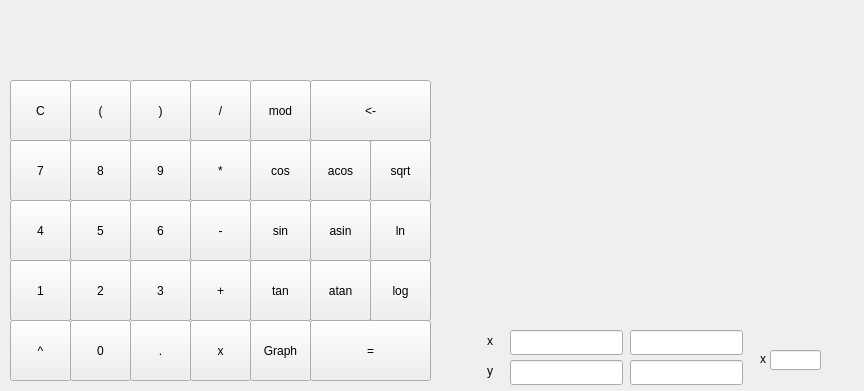
<?xml version="1.0" encoding="UTF-8"?>
<ui version="4.0">
 <class>MainWindow</class>
 <widget class="QMainWindow" name="MainWindow">
  <property name="geometry">
   <rect>
    <x>0</x>
    <y>0</y>
    <width>864</width>
    <height>391</height>
   </rect>
  </property>
  <property name="windowTitle">
   <string>SmartCalc</string>
  </property>
  <widget class="QWidget" name="centralwidget">
   <widget class="QLabel" name="res_show">
    <property name="geometry">
     <rect>
      <x>8</x>
      <y>10</y>
      <width>801</width>
      <height>61</height>
     </rect>
    </property>
    <property name="text">
     <string/>
    </property>
   </widget>
   <widget class="QPushButton" name="pushButton_reset">
    <property name="geometry">
     <rect>
      <x>10</x>
      <y>80</y>
      <width>61</width>
      <height>61</height>
     </rect>
    </property>
    <property name="text">
     <string>C</string>
    </property>
   </widget>
   <widget class="QPushButton" name="pushButton_open_bracket">
    <property name="geometry">
     <rect>
      <x>70</x>
      <y>80</y>
      <width>61</width>
      <height>61</height>
     </rect>
    </property>
    <property name="text">
     <string>(</string>
    </property>
   </widget>
   <widget class="QPushButton" name="pushButton_close_bracket">
    <property name="geometry">
     <rect>
      <x>130</x>
      <y>80</y>
      <width>61</width>
      <height>61</height>
     </rect>
    </property>
    <property name="text">
     <string>)</string>
    </property>
   </widget>
   <widget class="QPushButton" name="pushButton_div">
    <property name="geometry">
     <rect>
      <x>190</x>
      <y>80</y>
      <width>61</width>
      <height>61</height>
     </rect>
    </property>
    <property name="text">
     <string>/</string>
    </property>
   </widget>
   <widget class="QPushButton" name="pushButton_mul">
    <property name="geometry">
     <rect>
      <x>190</x>
      <y>140</y>
      <width>61</width>
      <height>61</height>
     </rect>
    </property>
    <property name="text">
     <string>*</string>
    </property>
   </widget>
   <widget class="QPushButton" name="pushButton_7">
    <property name="geometry">
     <rect>
      <x>10</x>
      <y>140</y>
      <width>61</width>
      <height>61</height>
     </rect>
    </property>
    <property name="text">
     <string>7</string>
    </property>
   </widget>
   <widget class="QPushButton" name="pushButton_9">
    <property name="geometry">
     <rect>
      <x>130</x>
      <y>140</y>
      <width>61</width>
      <height>61</height>
     </rect>
    </property>
    <property name="text">
     <string>9</string>
    </property>
   </widget>
   <widget class="QPushButton" name="pushButton_8">
    <property name="geometry">
     <rect>
      <x>70</x>
      <y>140</y>
      <width>61</width>
      <height>61</height>
     </rect>
    </property>
    <property name="text">
     <string>8</string>
    </property>
   </widget>
   <widget class="QPushButton" name="pushButton_raz">
    <property name="geometry">
     <rect>
      <x>190</x>
      <y>200</y>
      <width>61</width>
      <height>61</height>
     </rect>
    </property>
    <property name="text">
     <string>-</string>
    </property>
   </widget>
   <widget class="QPushButton" name="pushButton_4">
    <property name="geometry">
     <rect>
      <x>10</x>
      <y>200</y>
      <width>61</width>
      <height>61</height>
     </rect>
    </property>
    <property name="text">
     <string>4</string>
    </property>
   </widget>
   <widget class="QPushButton" name="pushButton_6">
    <property name="geometry">
     <rect>
      <x>130</x>
      <y>200</y>
      <width>61</width>
      <height>61</height>
     </rect>
    </property>
    <property name="text">
     <string>6</string>
    </property>
   </widget>
   <widget class="QPushButton" name="pushButton_5">
    <property name="geometry">
     <rect>
      <x>70</x>
      <y>200</y>
      <width>61</width>
      <height>61</height>
     </rect>
    </property>
    <property name="text">
     <string>5</string>
    </property>
   </widget>
   <widget class="QPushButton" name="pushButton_sum">
    <property name="geometry">
     <rect>
      <x>190</x>
      <y>260</y>
      <width>61</width>
      <height>61</height>
     </rect>
    </property>
    <property name="text">
     <string>+</string>
    </property>
   </widget>
   <widget class="QPushButton" name="pushButton_1">
    <property name="geometry">
     <rect>
      <x>10</x>
      <y>260</y>
      <width>61</width>
      <height>61</height>
     </rect>
    </property>
    <property name="text">
     <string>1</string>
    </property>
   </widget>
   <widget class="QPushButton" name="pushButton_3">
    <property name="geometry">
     <rect>
      <x>130</x>
      <y>260</y>
      <width>61</width>
      <height>61</height>
     </rect>
    </property>
    <property name="text">
     <string>3</string>
    </property>
   </widget>
   <widget class="QPushButton" name="pushButton_2">
    <property name="geometry">
     <rect>
      <x>70</x>
      <y>260</y>
      <width>61</width>
      <height>61</height>
     </rect>
    </property>
    <property name="text">
     <string>2</string>
    </property>
   </widget>
   <widget class="QPushButton" name="pushButton_pow">
    <property name="geometry">
     <rect>
      <x>10</x>
      <y>320</y>
      <width>61</width>
      <height>61</height>
     </rect>
    </property>
    <property name="text">
     <string>^</string>
    </property>
   </widget>
   <widget class="QPushButton" name="pushButton_dot">
    <property name="geometry">
     <rect>
      <x>130</x>
      <y>320</y>
      <width>61</width>
      <height>61</height>
     </rect>
    </property>
    <property name="text">
     <string>.</string>
    </property>
   </widget>
   <widget class="QPushButton" name="pushButton_0">
    <property name="geometry">
     <rect>
      <x>70</x>
      <y>320</y>
      <width>61</width>
      <height>61</height>
     </rect>
    </property>
    <property name="text">
     <string>0</string>
    </property>
   </widget>
   <widget class="QPushButton" name="pushButton_mod">
    <property name="geometry">
     <rect>
      <x>250</x>
      <y>80</y>
      <width>61</width>
      <height>61</height>
     </rect>
    </property>
    <property name="text">
     <string>mod</string>
    </property>
   </widget>
   <widget class="QPushButton" name="pushButton_cos">
    <property name="geometry">
     <rect>
      <x>250</x>
      <y>140</y>
      <width>61</width>
      <height>61</height>
     </rect>
    </property>
    <property name="text">
     <string>cos</string>
    </property>
   </widget>
   <widget class="QPushButton" name="pushButton_sin">
    <property name="geometry">
     <rect>
      <x>250</x>
      <y>200</y>
      <width>61</width>
      <height>61</height>
     </rect>
    </property>
    <property name="text">
     <string>sin</string>
    </property>
   </widget>
   <widget class="QPushButton" name="pushButton_tan">
    <property name="geometry">
     <rect>
      <x>250</x>
      <y>260</y>
      <width>61</width>
      <height>61</height>
     </rect>
    </property>
    <property name="text">
     <string>tan</string>
    </property>
   </widget>
   <widget class="QPushButton" name="pushButton_res">
    <property name="geometry">
     <rect>
      <x>310</x>
      <y>320</y>
      <width>121</width>
      <height>61</height>
     </rect>
    </property>
    <property name="text">
     <string>=</string>
    </property>
   </widget>
   <widget class="QPushButton" name="pushButton_acos">
    <property name="geometry">
     <rect>
      <x>310</x>
      <y>140</y>
      <width>61</width>
      <height>61</height>
     </rect>
    </property>
    <property name="text">
     <string>acos</string>
    </property>
   </widget>
   <widget class="QPushButton" name="pushButton_asin">
    <property name="geometry">
     <rect>
      <x>310</x>
      <y>200</y>
      <width>61</width>
      <height>61</height>
     </rect>
    </property>
    <property name="text">
     <string>asin</string>
    </property>
   </widget>
   <widget class="QPushButton" name="pushButton_atan">
    <property name="geometry">
     <rect>
      <x>310</x>
      <y>260</y>
      <width>61</width>
      <height>61</height>
     </rect>
    </property>
    <property name="text">
     <string>atan</string>
    </property>
   </widget>
   <widget class="QPushButton" name="pushButton_sqrt">
    <property name="geometry">
     <rect>
      <x>370</x>
      <y>140</y>
      <width>61</width>
      <height>61</height>
     </rect>
    </property>
    <property name="text">
     <string>sqrt</string>
    </property>
   </widget>
   <widget class="QPushButton" name="pushButton_ln">
    <property name="geometry">
     <rect>
      <x>370</x>
      <y>200</y>
      <width>61</width>
      <height>61</height>
     </rect>
    </property>
    <property name="text">
     <string>ln</string>
    </property>
   </widget>
   <widget class="QPushButton" name="pushButton_log">
    <property name="geometry">
     <rect>
      <x>370</x>
      <y>260</y>
      <width>61</width>
      <height>61</height>
     </rect>
    </property>
    <property name="text">
     <string>log</string>
    </property>
   </widget>
   <widget class="QPushButton" name="pushButton_back">
    <property name="geometry">
     <rect>
      <x>310</x>
      <y>80</y>
      <width>121</width>
      <height>61</height>
     </rect>
    </property>
    <property name="text">
     <string>&lt;-</string>
    </property>
   </widget>
   <widget class="QPushButton" name="pushButton_x">
    <property name="geometry">
     <rect>
      <x>190</x>
      <y>320</y>
      <width>61</width>
      <height>61</height>
     </rect>
    </property>
    <property name="text">
     <string>x</string>
    </property>
   </widget>
   <widget class="QPushButton" name="pushButton_graph">
    <property name="geometry">
     <rect>
      <x>250</x>
      <y>320</y>
      <width>61</width>
      <height>61</height>
     </rect>
    </property>
    <property name="text">
     <string>Graph</string>
    </property>
   </widget>
   <widget class="QCustomPlot" name="widget" native="true">
    <property name="geometry">
     <rect>
      <x>439</x>
      <y>9</y>
      <width>411</width>
      <height>311</height>
     </rect>
    </property>
   </widget>
   <widget class="QLabel" name="label">
    <property name="geometry">
     <rect>
      <x>487</x>
      <y>330</y>
      <width>20</width>
      <height>21</height>
     </rect>
    </property>
    <property name="text">
     <string>x</string>
    </property>
   </widget>
   <widget class="QLabel" name="label_2">
    <property name="geometry">
     <rect>
      <x>487</x>
      <y>360</y>
      <width>20</width>
      <height>21</height>
     </rect>
    </property>
    <property name="text">
     <string>y</string>
    </property>
   </widget>
   <widget class="QLineEdit" name="lineEdit_xStart">
    <property name="geometry">
     <rect>
      <x>510</x>
      <y>330</y>
      <width>113</width>
      <height>25</height>
     </rect>
    </property>
   </widget>
   <widget class="QLineEdit" name="lineEdit_xEnd">
    <property name="geometry">
     <rect>
      <x>630</x>
      <y>330</y>
      <width>113</width>
      <height>25</height>
     </rect>
    </property>
   </widget>
   <widget class="QLineEdit" name="lineEdit_yStart">
    <property name="geometry">
     <rect>
      <x>510</x>
      <y>360</y>
      <width>113</width>
      <height>25</height>
     </rect>
    </property>
   </widget>
   <widget class="QLineEdit" name="lineEdit_yEnd">
    <property name="geometry">
     <rect>
      <x>630</x>
      <y>360</y>
      <width>113</width>
      <height>25</height>
     </rect>
    </property>
   </widget>
   <widget class="QLabel" name="label_3">
    <property name="geometry">
     <rect>
      <x>760</x>
      <y>350</y>
      <width>16</width>
      <height>17</height>
     </rect>
    </property>
    <property name="text">
     <string>x</string>
    </property>
   </widget>
   <widget class="QLineEdit" name="lineEdit_x">
    <property name="geometry">
     <rect>
      <x>770</x>
      <y>350</y>
      <width>51</width>
      <height>20</height>
     </rect>
    </property>
   </widget>
  </widget>
 </widget>
 <customwidgets>
  <customwidget>
   <class>QCustomPlot</class>
   <extends>QWidget</extends>
   <header>qcustomplot.h</header>
   <container>1</container>
  </customwidget>
 </customwidgets>
 <resources/>
 <connections/>
</ui>
